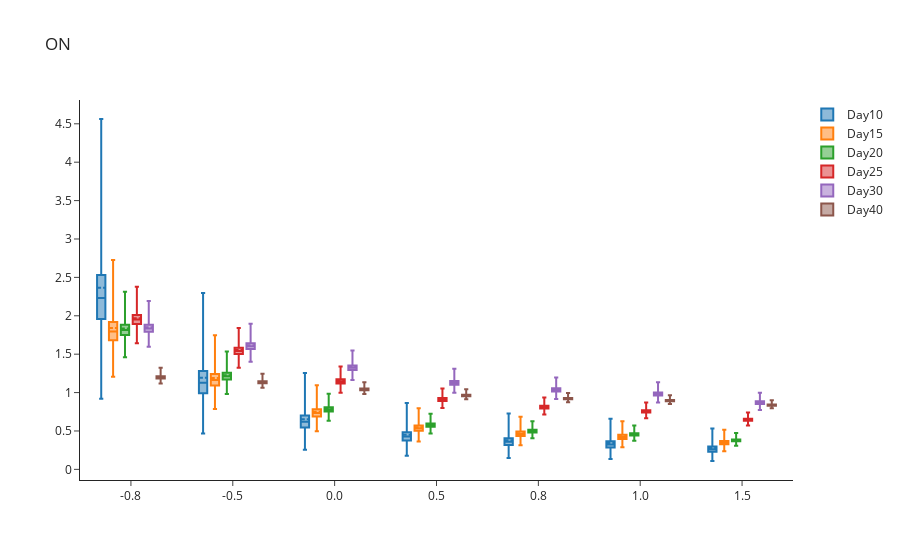

The code cell stored with this chart in its notebook:
### Code cell
# Create list of names for x-axis and traces
epsilon_range = np.around(epsilon_range,1)
num_epsilons = len(epsilon_range)
x_name = []
for i in range(num_epsilons):
    x_name.append(str(epsilon_range[i]))
trace_name = ['Day{}'.format(x) for x in chosen_times]

# Sort results
all_intervals_chosen.sort_values(by=['Time Points', 'Epsilon'], inplace=True)

# Plot (box plot for inference)
fig = go.Figure()

for i in range(len(trace_name)):
    fig.add_trace(
        go.Box(
            mean=all_intervals_chosen.loc[all_intervals_chosen['Central Probability']==0]['Mean'][i*num_epsilons:(i+1)*num_epsilons],
            median=all_intervals_chosen.loc[all_intervals_chosen['Central Probability']==0]['Lower bound CI'][i*num_epsilons:(i+1)*num_epsilons],
            q1=all_intervals_chosen.loc[all_intervals_chosen['Central Probability']==0.25]['Lower bound CI'][i*num_epsilons:(i+1)*num_epsilons],
            q3=all_intervals_chosen.loc[all_intervals_chosen['Central Probability']==0.25]['Upper bound CI'][i*num_epsilons:(i+1)*num_epsilons],
            upperfence=all_intervals_chosen.loc[all_intervals_chosen['Central Probability']==0.95]['Upper bound CI'][i*num_epsilons:(i+1)*num_epsilons],
            lowerfence=all_intervals_chosen.loc[all_intervals_chosen['Central Probability']==0.95]['Lower bound CI'][i*num_epsilons:(i+1)*num_epsilons],
            x=x_name,
            name=trace_name[i]
        )
    )
fig.update_layout(template='simple_white', boxmode='group', title='ON')

fig.show()

### Figure 1 — Plotly figure (JSON) as saved in the notebook; plotly's stock layout.template omitted (floating-point values rounded to 4 significant figures)
{"data": [{"lowerfence": [0.9191, 0.4663, 0.2568, 0.1767, 0.1493, 0.1351, 0.109], "mean": [2.364, 1.195, 0.6542, 0.4506, 0.3797, 0.3434, 0.2778], "median": [2.231, 1.129, 0.6187, 0.4264, 0.3592, 0.3248, 0.2629], "name": "Day10", "q1": [1.959, 0.9916, 0.5437, 0.3747, 0.3158, 0.2856, 0.2309], "q3": [2.531, 1.28, 0.7011, 0.4827, 0.4068, 0.3678, 0.2977], "type": "box", "upperfence": [4.563, 2.297, 1.255, 0.8629, 0.7269, 0.6578, 0.5319], "x": ["-0.8", "-0.5", "0.0", "0.5", "0.8", "1.0", "1.5"]}, {"lowerfence": [1.205, 0.785, 0.4967, 0.3633, 0.3129, 0.2865, 0.2363], "mean": [1.841, 1.191, 0.7504, 0.5476, 0.4713, 0.4313, 0.3555], "median": [1.797, 1.165, 0.7348, 0.5363, 0.4616, 0.4224, 0.3484], "name": "Day15", "q1": [1.682, 1.092, 0.6894, 0.5033, 0.4333, 0.3966, 0.3271], "q3": [1.92, 1.243, 0.7831, 0.5714, 0.4918, 0.4503, 0.371], "type": "box", "upperfence": [2.727, 1.747, 1.094, 0.7966, 0.6842, 0.6262, 0.516], "x": ["-0.8", "-0.5", "0.0", "0.5", "0.8", "1.0", "1.5"]}, {"lowerfence": [1.459, 0.9809, 0.6346, 0.4687, 0.4051, 0.3717, 0.3079], "mean": [1.833, 1.224, 0.7879, 0.5809, 0.5019, 0.46, 0.3807], "median": [1.814, 1.212, 0.7805, 0.5755, 0.4972, 0.4557, 0.3772], "name": "Day20", "q1": [1.749, 1.17, 0.7538, 0.5561, 0.4805, 0.4404, 0.3646], "q3": [1.883, 1.257, 0.8086, 0.596, 0.515, 0.472, 0.3906], "type": "box", "upperfence": [2.313, 1.535, 0.9839, 0.7241, 0.625, 0.5726, 0.4738], "x": ["-0.8", "-0.5", "0.0", "0.5", "0.8", "1.0", "1.5"]}, {"lowerfence": [1.641, 1.322, 0.9968, 0.7994, 0.7143, 0.667, 0.572], "mean": [1.966, 1.553, 1.151, 0.9142, 0.8139, 0.7583, 0.6478], "median": [1.95, 1.543, 1.145, 0.9098, 0.81, 0.7549, 0.6451], "name": "Day25", "q1": [1.894, 1.503, 1.118, 0.8903, 0.7931, 0.7393, 0.6322], "q3": [2.01, 1.585, 1.172, 0.9303, 0.8278, 0.771, 0.6585], "type": "box", "upperfence": [2.378, 1.842, 1.341, 1.055, 0.935, 0.8693, 0.7396], "x": ["-0.8", "-0.5", "0.0", "0.5", "0.8", "1.0", "1.5"]}, {"lowerfence": [1.598, 1.403, 1.165, 0.9964, 0.9169, 0.8704, 0.7729], "mean": [1.852, 1.616, 1.333, 1.134, 1.04, 0.9865, 0.8732], "median": [1.836, 1.603, 1.323, 1.126, 1.034, 0.9806, 0.8683], "name": "Day30", "q1": [1.792, 1.566, 1.294, 1.103, 1.013, 0.9608, 0.8512], "q3": [1.884, 1.643, 1.354, 1.152, 1.057, 1.002, 0.8866], "type": "box", "upperfence": [2.193, 1.897, 1.549, 1.309, 1.197, 1.134, 0.9994], "x": ["-0.8", "-0.5", "0.0", "0.5", "0.8", "1.0", "1.5"]}, {"lowerfence": [1.118, 1.063, 0.9823, 0.912, 0.8743, 0.8507, 0.7966], "mean": [1.203, 1.139, 1.045, 0.9662, 0.9246, 0.8981, 0.8389], "median": [1.197, 1.133, 1.041, 0.9627, 0.9211, 0.8953, 0.8369], "name": "Day40", "q1": [1.182, 1.12, 1.03, 0.9532, 0.9124, 0.8871, 0.8295], "q3": [1.213, 1.148, 1.053, 0.9729, 0.9305, 0.9042, 0.8448], "type": "box", "upperfence": [1.323, 1.245, 1.135, 1.043, 0.9945, 0.9652, 0.8987], "x": ["-0.8", "-0.5", "0.0", "0.5", "0.8", "1.0", "1.5"]}], "layout": {"boxmode": "group", "title": {"text": "ON"}}}
